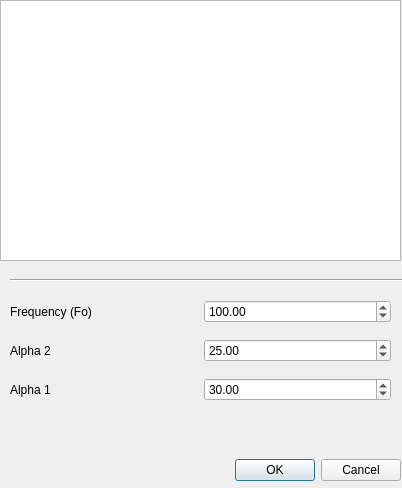
<?xml version="1.0" encoding="UTF-8"?>
<ui version="4.0">
 <class>RosenbertDialog</class>
 <widget class="QDialog" name="RosenbertDialog">
  <property name="geometry">
   <rect>
    <x>0</x>
    <y>0</y>
    <width>402</width>
    <height>488</height>
   </rect>
  </property>
  <property name="sizePolicy">
   <sizepolicy hsizetype="Fixed" vsizetype="Fixed">
    <horstretch>0</horstretch>
    <verstretch>0</verstretch>
   </sizepolicy>
  </property>
  <property name="minimumSize">
   <size>
    <width>402</width>
    <height>488</height>
   </size>
  </property>
  <property name="maximumSize">
   <size>
    <width>402</width>
    <height>488</height>
   </size>
  </property>
  <property name="windowTitle">
   <string>Rosenbert</string>
  </property>
  <property name="sizeGripEnabled">
   <bool>false</bool>
  </property>
  <widget class="QDialogButtonBox" name="buttonBox">
   <property name="geometry">
    <rect>
     <x>180</x>
     <y>450</y>
     <width>221</width>
     <height>41</height>
    </rect>
   </property>
   <property name="orientation">
    <enum>Qt::Horizontal</enum>
   </property>
   <property name="standardButtons">
    <set>QDialogButtonBox::Cancel|QDialogButtonBox::Ok</set>
   </property>
  </widget>
  <widget class="Line" name="line">
   <property name="geometry">
    <rect>
     <x>10</x>
     <y>270</y>
     <width>401</width>
     <height>20</height>
    </rect>
   </property>
   <property name="orientation">
    <enum>Qt::Horizontal</enum>
   </property>
  </widget>
  <widget class="QWidget" name="layoutWidget">
   <property name="geometry">
    <rect>
     <x>10</x>
     <y>290</y>
     <width>381</width>
     <height>121</height>
    </rect>
   </property>
   <layout class="QVBoxLayout" name="verticalLayout">
    <item>
     <layout class="QHBoxLayout" name="horizontalLayout_2">
      <item>
       <widget class="QLabel" name="labelFrequency">
        <property name="text">
         <string>Frequency (Fo)</string>
        </property>
       </widget>
      </item>
      <item>
       <widget class="QDoubleSpinBox" name="doubleSpinBoxFrequency">
        <property name="maximum">
         <double>20000.000000000000000</double>
        </property>
        <property name="value">
         <double>100.000000000000000</double>
        </property>
       </widget>
      </item>
     </layout>
    </item>
    <item>
     <layout class="QHBoxLayout" name="horizontalLayout_5">
      <item>
       <widget class="QLabel" name="labelAlpha1">
        <property name="text">
         <string>Alpha 2</string>
        </property>
       </widget>
      </item>
      <item>
       <widget class="QDoubleSpinBox" name="doubleSpinBoxAlpha1">
        <property name="maximum">
         <double>100.000000000000000</double>
        </property>
        <property name="value">
         <double>25.000000000000000</double>
        </property>
       </widget>
      </item>
     </layout>
    </item>
    <item>
     <layout class="QHBoxLayout" name="horizontalLayout_3">
      <item>
       <widget class="QLabel" name="labelAlpha2">
        <property name="text">
         <string>Alpha 1</string>
        </property>
       </widget>
      </item>
      <item>
       <widget class="QDoubleSpinBox" name="doubleSpinBoxAlpha2">
        <property name="maximum">
         <double>100.000000000000000</double>
        </property>
        <property name="value">
         <double>30.000000000000000</double>
        </property>
       </widget>
      </item>
     </layout>
    </item>
   </layout>
  </widget>
  <widget class="PlotWidget" name="PreviewPlot">
   <property name="geometry">
    <rect>
     <x>0</x>
     <y>0</y>
     <width>401</width>
     <height>261</height>
    </rect>
   </property>
  </widget>
  <widget class="QLabel" name="labelFormula">
   <property name="geometry">
    <rect>
     <x>0</x>
     <y>420</y>
     <width>401</width>
     <height>31</height>
    </rect>
   </property>
   <property name="font">
    <font>
     <pointsize>18</pointsize>
    </font>
   </property>
   <property name="text">
    <string/>
   </property>
   <property name="alignment">
    <set>Qt::AlignCenter</set>
   </property>
  </widget>
 </widget>
 <customwidgets>
  <customwidget>
   <class>PlotWidget</class>
   <extends>QGraphicsView</extends>
   <header>pyqtgraph</header>
  </customwidget>
 </customwidgets>
 <resources/>
 <connections>
  <connection>
   <sender>buttonBox</sender>
   <signal>accepted()</signal>
   <receiver>RosenbertDialog</receiver>
   <slot>accept()</slot>
   <hints>
    <hint type="sourcelabel">
     <x>400</x>
     <y>450</y>
    </hint>
    <hint type="destinationlabel">
     <x>157</x>
     <y>274</y>
    </hint>
   </hints>
  </connection>
  <connection>
   <sender>buttonBox</sender>
   <signal>rejected()</signal>
   <receiver>RosenbertDialog</receiver>
   <slot>reject()</slot>
   <hints>
    <hint type="sourcelabel">
     <x>400</x>
     <y>450</y>
    </hint>
    <hint type="destinationlabel">
     <x>286</x>
     <y>274</y>
    </hint>
   </hints>
  </connection>
 </connections>
</ui>
